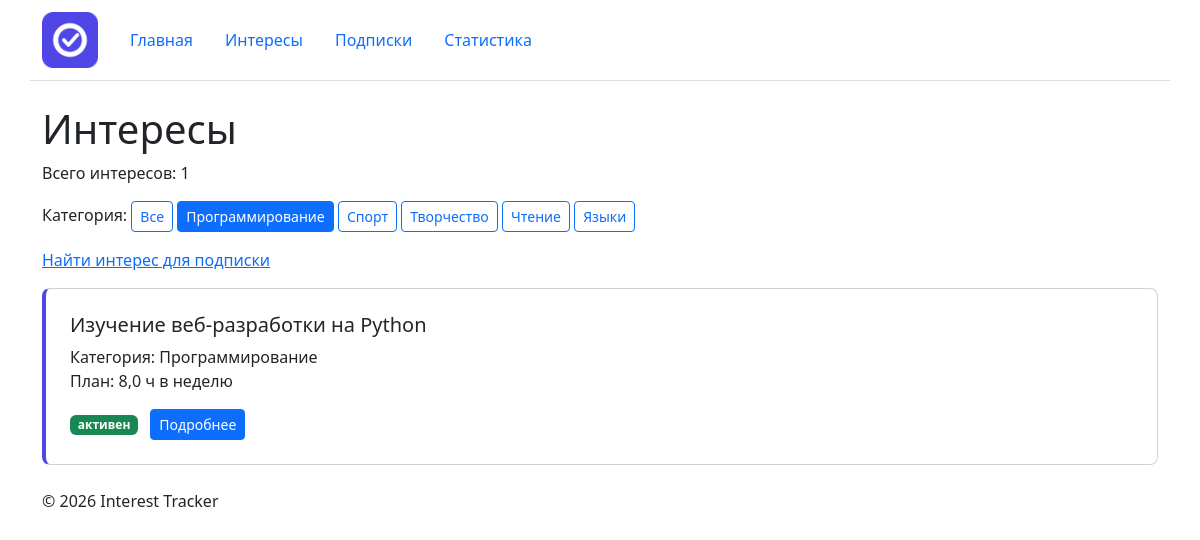
Screenshot of /interests/?category=1 with the database file from the repository.
### interests/views.py (the view, shortened to what this page needs)
# urls.py: path('interests/', include('interests.urls')),
def interests(request: HttpRequest) -> HttpResponse:
    category_id = request.GET.get("category")
    conn = get_connection()
    conn.row_factory = sqlite3.Row
    categories = conn.execute("""
        SELECT
            id,
            name
        FROM categories
        ORDER BY name;
    """).fetchall()
    if category_id:
        interests_data = conn.execute("""
            SELECT
                interests.id,
                interests.name,
                categories.name AS category_name,
                interests.weekly_goal,
                interests.is_active
            FROM interests
            JOIN categories
                ON interests.category_id = categories.id
            WHERE interests.category_id = ?
            ORDER BY interests.name;
        """, [category_id]).fetchall()
    conn.close()
    context = {
        "interests": interests_data,
        "categories": categories,
        "category_id": category_id,
    }
    return render(request, "interests/interest_list.html", context)

### db/database.py (called while the page is built)
def get_connection() -> sqlite3.Connection:
    conn = sqlite3.connect(DB_PATH)
    conn.execute("PRAGMA foreign_keys = ON")
    return conn

### interests/templates/interests/interest_list.html (shortened to what this page needs)
{% extends "base.html" %}
{% block content %}
<h1>Интересы</h1>
<p>
  Всего интересов: {{ interests|length }}
</p>
<p>
  Категория:
  <a
    href="{% url 'interests:list' %}"
    class="btn btn-sm {% if not category_id %}btn-primary{% else %}btn-outline-primary{% endif %}"
  >
    Все
  </a>
  {% for category in categories %}
  <a
    href="{% url 'interests:list' %}?category={{ category.id }}"
    class="btn btn-sm {% if category_id == category.id|stringformat:'s' %}btn-primary{% else %}btn-outline-primary{% endif %}"
  >
    {{ category.name }}
  </a>
  {% endfor %}
</p>
<p>
  <a href="{% url 'interests:available' %}">
    Найти интерес для подписки
  </a>
</p>
{% for interest in interests %}
  {% include "interests/includes/interest_card.html" %}
{% empty %}
  <p>Интересы не найдены.</p>
{% endfor %}
{% endblock %}

### homepage/static/homepage/css/style.css (style rules this page uses)
body { min-height: 100vh; }

### rows the page displays
categories: name "Программирование"
categories: name "Спорт"
categories: name "Творчество"
categories: name "Чтение"
categories: name "Языки"

### other values shown
{{ interests|length }} "1"
{{ interest.name|default:"Без названия" }} "Изучение веб-разработки на Python"
{{ interest.category_name }} "Программирование"
{{ interest.weekly_goal|floatformat:1 }} "8,0"
